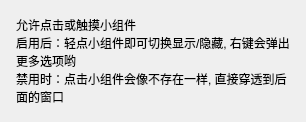
          <widget class="CardWidget" name="CardWidget_13">
           <property name="minimumSize">
            <size>
             <width>0</width>
             <height>70</height>
            </size>
           </property>
           <layout class="QVBoxLayout" name="verticalLayout_23">
            <property name="spacing">
             <number>16</number>
            </property>
            <property name="leftMargin">
             <number>16</number>
            </property>
            <property name="topMargin">
             <number>16</number>
            </property>
            <property name="rightMargin">
             <number>16</number>
            </property>
            <property name="bottomMargin">
             <number>16</number>
            </property>
            <item>
             <layout class="QHBoxLayout" name="horizontalLayout_18">
              <property name="spacing">
               <number>0</number>
              </property>
              <item>
               <layout class="QVBoxLayout" name="verticalLayout_22">
                <property name="spacing">
                 <number>0</number>
                </property>
                <item>
                 <widget class="StrongBodyLabel" name="StrongBodyLabel_18">
                  <property name="sizePolicy">
                   <sizepolicy hsizetype="Expanding" vsizetype="Preferred">
                    <horstretch>0</horstretch>
                    <verstretch>0</verstretch>
                   </sizepolicy>
                  </property>
                  <property name="text">
                   <string>允许点击或触摸小组件</string>
                  </property>
                  <property name="wordWrap">
                   <bool>true</bool>
                  </property>
                 </widget>
                </item>
                <item>
                 <widget class="CaptionLabel" name="CaptionLabel_15">
                  <property name="text">
                   <string>启用后：轻点小组件即可切换显示/隐藏, 右键会弹出更多选项哟
禁用时：点击小组件会像不存在一样, 直接穿透到后面的窗口</string>
                  </property>
                  <property name="wordWrap">
                   <bool>true</bool>
                  </property>
                  <property name="lightColor" stdset="0">
                   <color alpha="150">
                    <red>0</red>
                    <green>0</green>
                    <blue>0</blue>
                   </color>
                  </property>
                  <property name="darkColor" stdset="0">
                   <color alpha="200">
                    <red>255</red>
                    <green>255</green>
                    <blue>255</blue>
                   </color>
                  </property>
                 </widget>
                </item>
               </layout>
              </item>
              <item>
               <widget class="SwitchButton" name="switch_enable_click">
                <property name="onText">
                 <string>启用</string>
                </property>
                <property name="offText">
                 <string>禁用</string>
                </property>
               </widget>
              </item>
             </layout>
            </item>
           </layout>
          </widget>
